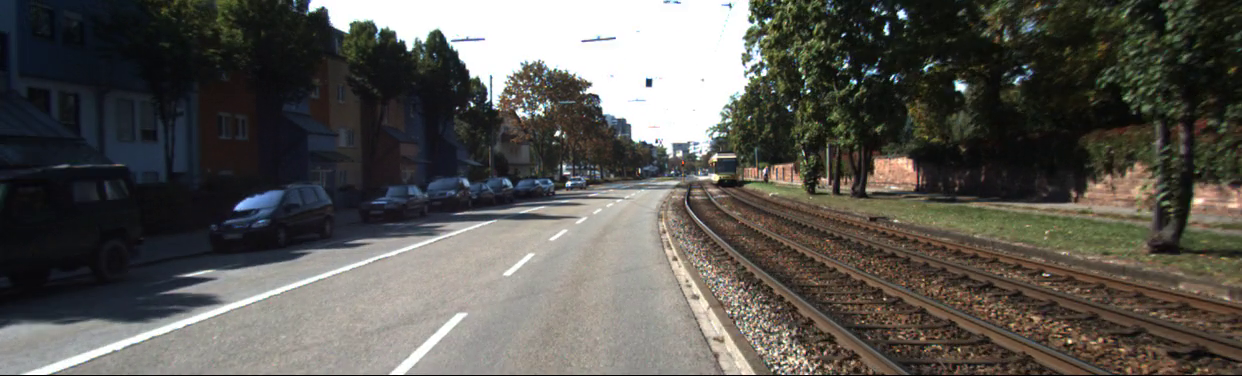
//> input picture frame 10 of seq2.mp4, 1242 x 376 px, given in place of seq1.mp4, which was not available
$ ./vid_stitch   (built with g++ and OpenCV 4)
//> lines starting //> are read from the running program, lines starting //| are printed output that depends on the picture; pictures that were not available may be replaced by others from this repository, and a replacement may not be noted
#include<opencv2/opencv.hpp>
#include <opencv2/core/core.hpp>
#include <opencv2/features2d/features2d.hpp>
#include <opencv2/highgui/highgui.hpp>
#include <opencv2/calib3d/calib3d.hpp>
#include <iostream>
#include <stdio.h>
#include <iostream>

using namespace std;
using namespace cv;
int main()
{
	VideoCapture cap_1("seq1.mp4");
	VideoCapture cap_2("seq2.mp4");

	if (!cap_1.isOpened()) {
		cout << "No video 1 found" << endl;
		return -1;
	}

	if (!cap_2.isOpened()) {
		cout << "No video 2 found" << endl;
		return -1;
	}

	while (1) {
		Mat seq_1, seq_2;

		cap_1 >> seq_1;
//> seq_1 is the input picture: 376 rows x 1242 cols, CV_8UC3; mean B, G, R 81.5, 86.6, 88.8
		cap_2 >> seq_2;

		if (seq_1.empty())
		{
			break;
		}

		if (seq_2.empty())
		{
			break;
		}

		Mat descriptor1;
		Mat descriptor2;
		vector<KeyPoint> key_points1, key_points2;
		vector<Mat> descriptor_for_all;
		Mat output_key1, output_key2;

		Ptr<AKAZE> feature = AKAZE::create();

		feature->detect(seq_1, key_points1);
//> key_points1 = 1135 keypoints; strongest (x, y, size): (960, 86, 8.1), (649, 82, 5.7), (959, 86, 5.7), (714, 177, 8.1)
		feature->compute(seq_1, key_points1, descriptor1);
		cout << "Jumlah KeyPoint 1 = " << key_points1.size() << endl;
//| Jumlah KeyPoint 1 = 1135
		drawKeypoints(seq_1, key_points1, output_key1);
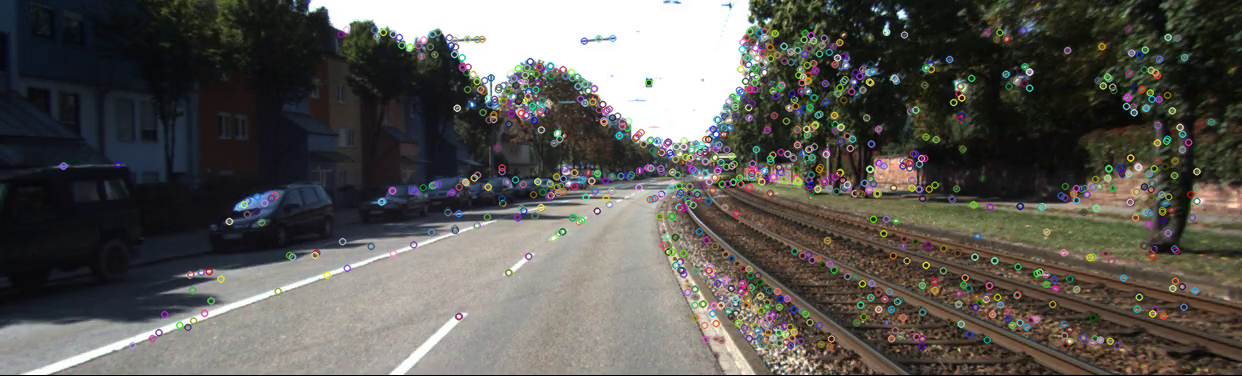
//> output_key1: 376 rows x 1242 cols, CV_8UC3; mean B, G, R 83.2, 87.9, 90.1

		feature->detect(seq_2, key_points2);
//> key_points2 has the same summary as key_points1
		feature->compute(seq_2, key_points2, descriptor2);
		cout << "Jumlah KeyPoint 2 = " << key_points2.size() << endl;
//| Jumlah KeyPoint 2 = 1135
		drawKeypoints(seq_2, key_points2, output_key2);
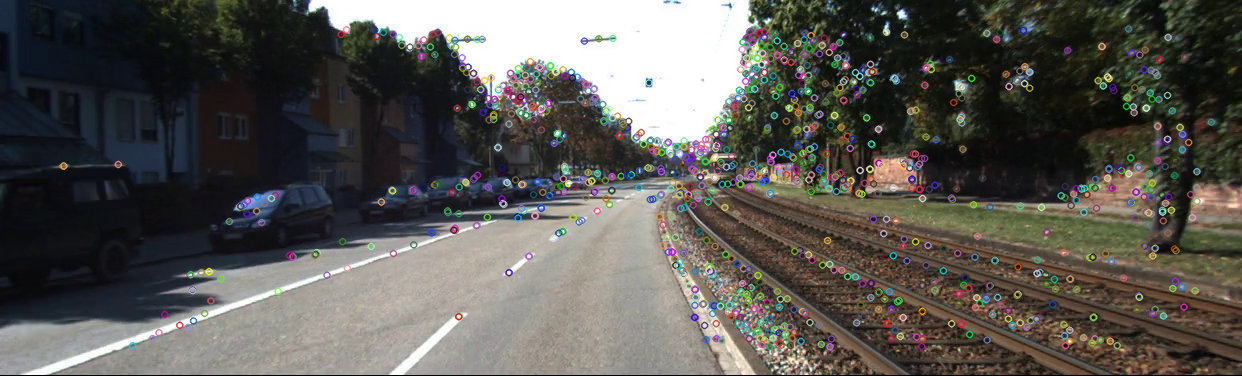
//> output_key2: 376 rows x 1242 cols, CV_8UC3; mean B, G, R 83.3, 88, 90

		if (descriptor1.type() != CV_32F) {
			descriptor1.convertTo(descriptor1, CV_32F);
		}

		if (descriptor2.type() != CV_32F) {
			descriptor2.convertTo(descriptor2, CV_32F);
		}

		FlannBasedMatcher matcher;
		std::vector< DMatch > matches;
		matcher.match(descriptor1, descriptor2, matches);
//> matches = 1135 matches

		double max_dist = 0; double min_dist = 2000;

		//-- Quick calculation of max and min distances between keypoints
		for (int i = 0; i < descriptor1.rows; i++)
		{
			double dist = matches[i].distance;
			if (dist < min_dist) min_dist = dist;
			if (dist > max_dist) max_dist = dist;
		}
//> this loop made 1135 passes
//> min_dist on pass 1: 0
//> after the loop, min_dist = 0; max_dist = 0

		printf("-- Max dist : %f \n", max_dist);
//| -- Max dist : 0.000000
		printf("-- Min dist : %f \n", min_dist);
//| -- Min dist : 0.000000

		std::vector< DMatch > good_matches;

		for (int i = 0; i < descriptor1.rows; i++)
		{
			if (matches[i].distance < 50 * min_dist)
			{
				good_matches.push_back(matches[i]);
			}
		}
//> after the loop, good_matches = 0 matches

		Mat img_matches;
		drawMatches(seq_1, key_points1, seq_2, key_points2,
			good_matches, img_matches, Scalar::all(-1), Scalar::all(-1),
			vector<char>(), DrawMatchesFlags::NOT_DRAW_SINGLE_POINTS);
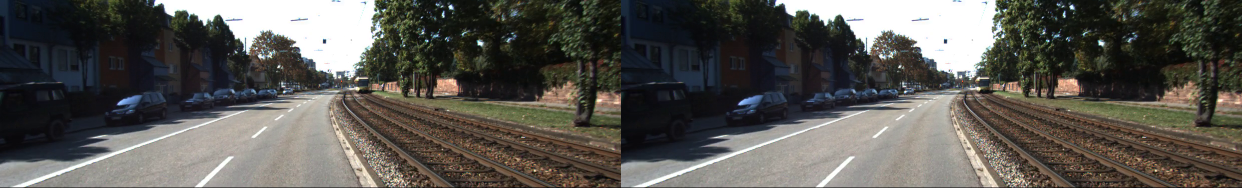
//> img_matches: 376 rows x 2484 cols, CV_8UC3 (shown at 1/2 size); mean B, G, R 81.5, 86.6, 88.8

		//-- Localize the object
		std::vector<Point2f> obj;
		std::vector<Point2f> scene;

		for (int i = 0; i < good_matches.size(); i++)
		{
			//-- Get the keypoints from the good matches
			obj.push_back(key_points1[good_matches[i].queryIdx].pt);
			scene.push_back(key_points2[good_matches[i].trainIdx].pt);
		}
//> this loop made 0 passes

//> (the run ends here: the program stops with an error, at `Mat H = findHomography(obj, scene, RANSAC);`)

$ run again, starting later in the video
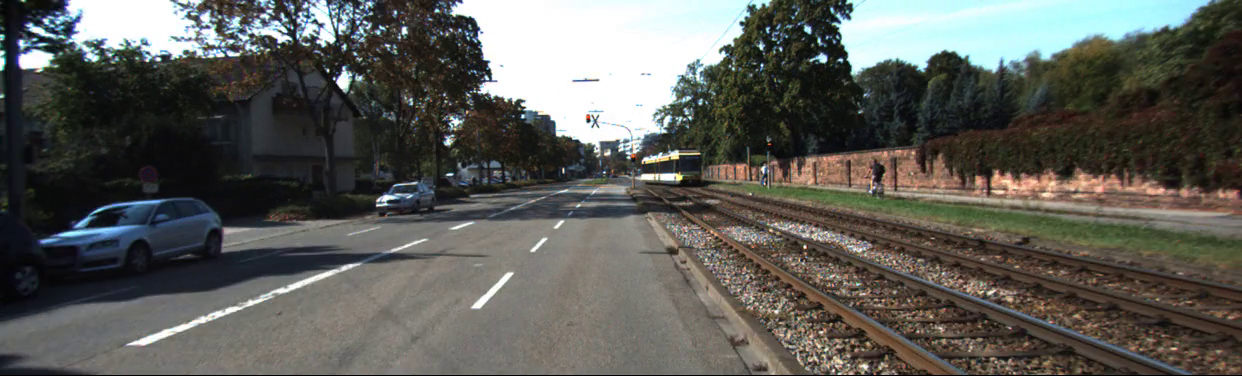
//> input picture frame 48 of seq2.mp4, 1242 x 376 px, given in place of seq1.mp4, which was not available
//> seq_1 is the input picture: 376 rows x 1242 cols, CV_8UC3; mean B, G, R 88.4, 93.2, 93.1
//> key_points1 = 1500 keypoints; strongest (x, y, size): (822, 58, 8.1), (342, 82, 8.1), (448, 141, 8.1), (455, 122, 8.1)
//| Jumlah KeyPoint 1 = 1500
//> key_points2 has the same summary as key_points1
//| Jumlah KeyPoint 2 = 1500
//> `drawKeypoints(seq_2, key_points2, output_key2);`:
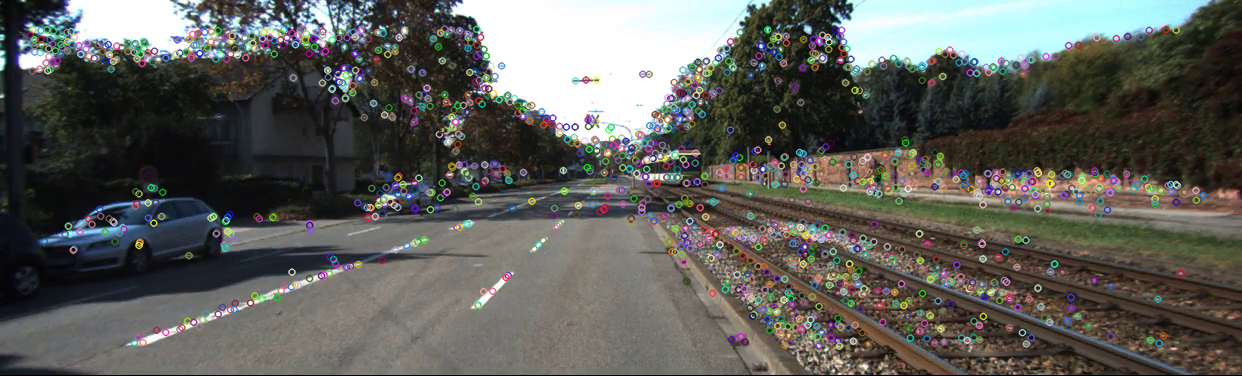
//> output_key2: 376 rows x 1242 cols, CV_8UC3; mean B, G, R 90.2, 94.7, 94.5
//> matches = 1500 matches
//> the loop `for (int i = 0; i < descriptor1.rows; i++)` made 1500 passes
//> min_dist on pass 1: 0
//> after the loop `for (int i = 0; i < descriptor1.rows; i++)`: min_dist = 0
//| -- Max dist : 0.000000
//| -- Min dist : 0.000000
//> after the loop `for (int i = 0; i < descriptor1.rows; i++)`: good_matches = 0 matches
//> `drawMatches(seq_1, key_points1, seq_2, key_points2, good_matches, img_..`:
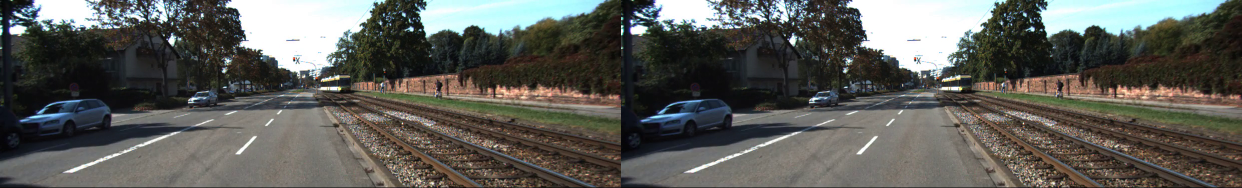
//> img_matches: 376 rows x 2484 cols, CV_8UC3 (shown at 1/2 size); mean B, G, R 88.4, 93.2, 93.1

$ run again, starting later in the video
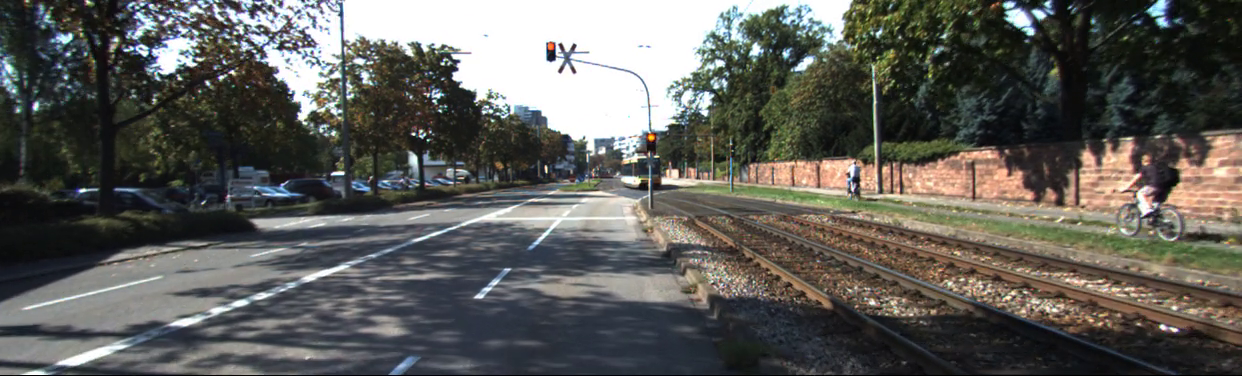
//> input picture frame 86 of seq2.mp4, 1242 x 376 px, given in place of seq1.mp4, which was not available
//> seq_1 is the input picture: 376 rows x 1242 cols, CV_8UC3; mean B, G, R 89.5, 93.9, 94.4
//> key_points1 = 2263 keypoints; strongest (x, y, size): (551, 56, 5.7), (413, 159, 8.1), (670, 177, 11.4), (634, 180, 8.1)
//| Jumlah KeyPoint 1 = 2263
//> `drawKeypoints(seq_1, key_points1, output_key1);`:
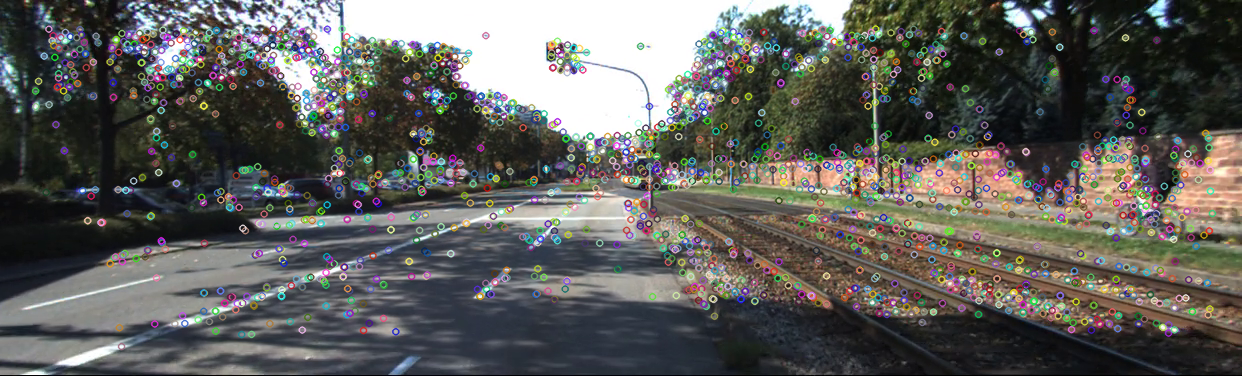
//> output_key1: 376 rows x 1242 cols, CV_8UC3; mean B, G, R 91.3, 95.1, 95.3
//> key_points2 has the same summary as key_points1
//| Jumlah KeyPoint 2 = 2263
//> matches = 2263 matches
//> the loop `for (int i = 0; i < descriptor1.rows; i++)` made 2263 passes
//> min_dist on pass 1: 0
//> after the loop `for (int i = 0; i < descriptor1.rows; i++)`: min_dist = 0
//| -- Max dist : 0.000000
//| -- Min dist : 0.000000
//> after the loop `for (int i = 0; i < descriptor1.rows; i++)`: good_matches = 0 matches
//> `drawMatches(seq_1, key_points1, seq_2, key_points2, good_matches, img_..`:
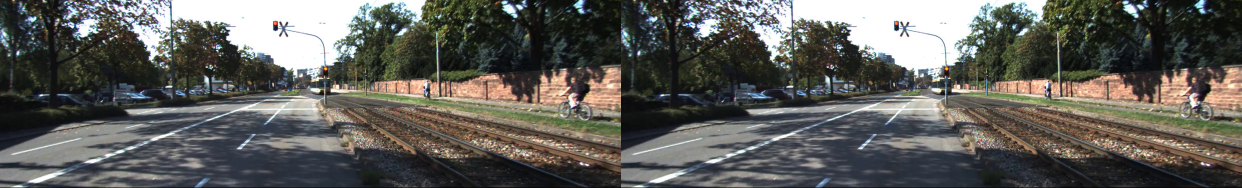
//> img_matches: 376 rows x 2484 cols, CV_8UC3 (shown at 1/2 size); mean B, G, R 89.5, 93.9, 94.4
